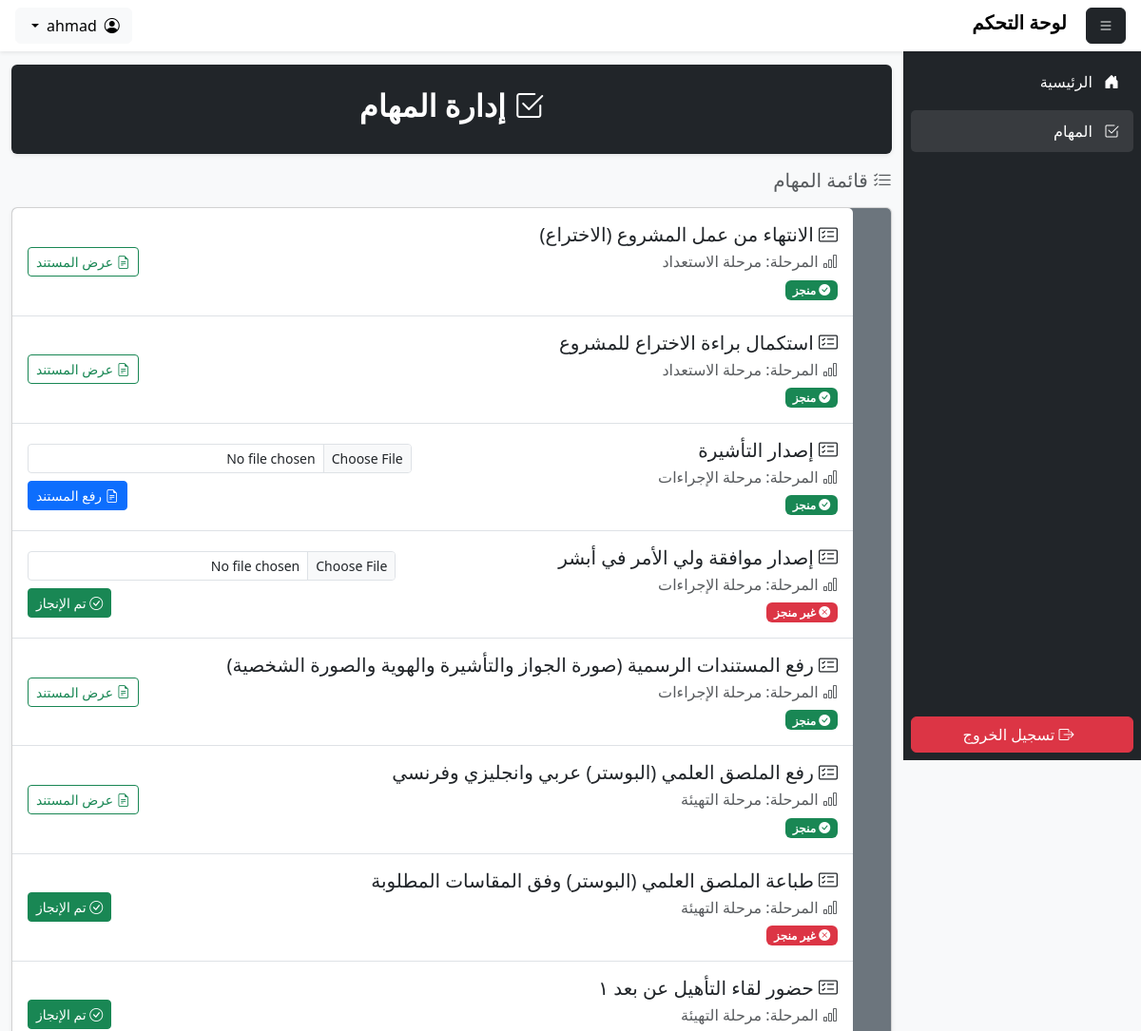
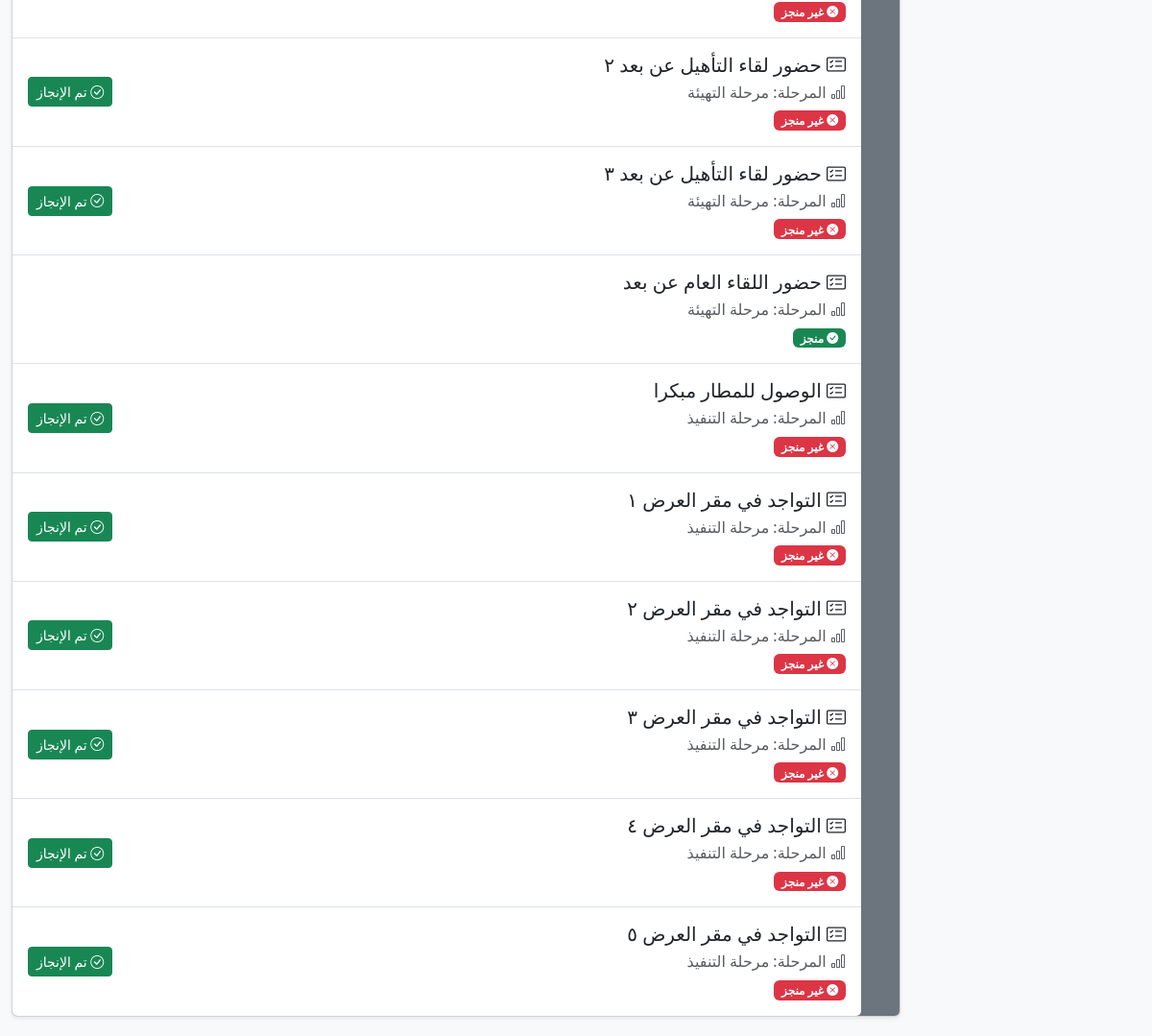
/tasks/ (signed in), run on the app's committed database (2 pictures, top to bottom).
### tasks/models.py (models this page shows, shortened)
class User(AbstractUser):
    ROLE_CHOICES = [
        ('admin', 'مسؤول'),
        ('student', 'طالب'),
        ('guardian', 'ولي أمر'),
    ]
    full_name = models.CharField(max_length=255, verbose_name="الاسم الكامل")
    role = models.CharField(max_length=10, choices=ROLE_CHOICES, verbose_name="نوع الحساب")
    USERNAME_FIELD = "username"
    REQUIRED_FIELDS = ["full_name", "role"]
    def is_admin(self):
        return self.role == "admin"

class EventTask(models.Model):
    event = models.ForeignKey(Event, on_delete=models.CASCADE, related_name="event_tasks", verbose_name="الحدث")
    student = models.ForeignKey(StudentProfile, on_delete=models.CASCADE, related_name="tasks", verbose_name="الطالب")
    task = models.ForeignKey(Task, on_delete=models.CASCADE, related_name="event_tasks", verbose_name="المهمة")
    completed = models.BooleanField(default=False, verbose_name="تم الإنجاز")
    document = models.FileField(upload_to="event_tasks/", blank=True, null=True, verbose_name="المستند (إن وجد)")
    class Meta:
        unique_together = ("event", "student", "task")

class Task(models.Model):
    phase = models.CharField(max_length=255, unique=False, verbose_name="اسم المرحلة")
    name = models.CharField(max_length=255, unique=True, verbose_name="اسم المهمة")
    document_required = models.BooleanField(default=False)
    class Meta:
        unique_together = ("phase", "name")

### tasks/views.py (the view)
# urls.py: path('tasks/', views.TaskListView.as_view(), name='task_list'),
class TaskListView(LoginRequiredMixin, ListView):
    model = EventTask
    template_name = 'tasks/list.html'
    context_object_name = 'tasks'
    def get_queryset(self):
        latest_event = Event.objects.filter(event_tasks__student__user=self.request.user).aggregate(Max("event_date"))["event_date__max"]
        return EventTask.objects.filter(student__user=self.request.user, event__event_date=latest_event)

### tasks/templates/tasks/list.html (shortened to what this page needs)
{% extends 'base.html' %}
{% block content %}
<div class="container my-3">
    <div class="bg-dark text-white text-center p-4 rounded shadow-sm">
        <h2 class="fw-bold"><i class="bi bi-check2-square"></i> إدارة المهام</h2>
    </div>
    <div class="d-flex flex-column flex-md-row justify-content-between align-items-center my-3">
        <h5 class="text-muted mb-3 mb-md-0"><i class="bi bi-list-check"></i> قائمة المهام</h5>
    </div>
    <div class="card my-3 shadow-sm">
        <ul class="list-group list-group-flush bg-secondary">
            {% for task in tasks %}
                <li class="list-group-item p-3 d-flex flex-column flex-md-row justify-content-between align-items-start align-items-md-center gap-3">
                    <div class="flex-grow-1">
                        <h5 class="mb-1"><i class="bi bi-card-checklist"></i> {{ task.task.name }}</h5>
                        <p class="mb-1 text-muted"><i class="bi bi-bar-chart"></i> المرحلة: {{ task.task.phase }}</p>
                        <span class="badge {% if task.completed %}bg-success{% else %}bg-danger{% endif %}">
                            {% if task.completed %}
                                <i class="bi bi-check-circle-fill"></i> منجز
                            {% else %}
                                <i class="bi bi-x-circle-fill"></i> غير منجز
                            {% endif %}
                        </span>
                    </div>
                    <form method="POST" enctype="multipart/form-data" action="{% url 'complete_task' task.pk %}">
                        <div class="d-flex flex-wrap justify-content-end align-items-center gap-2">
                            {% if task.task.document_required %}
                                {% if task.document %}
                                    <a href="{{ task.document.url }}" target="_blank" class="btn btn-outline-success btn-sm">
                                        <i class="bi bi-file-earmark-text"></i> عرض المستند
                                    </a>
                                {% else %}
                                    <input type="file" name="document" id="document" class="form-control form-control-sm" />
                                    {% if task.completed %}
                                    <button type="submit" class="btn btn-primary btn-sm">
                                        <i class="bi bi-file-earmark-text"></i> رفع المستند
                                    </button>
                                    {% endif %}
                                {% endif %}
                            {% endif %}
                            {% if not task.completed %}
                                <button type="submit" class="btn btn-success btn-sm">
                                    <i class="bi bi-check-circle"></i> تم الإنجاز
                                </button>
                            {% endif %}
                        </div>
                    </form>
                </li>
            {% empty %}
                <li class="list-group-item text-center text-muted p-3">
                    <em>🚀 لا توجد مهام حالياً</em>
                </li>
            {% endfor %}
        </ul>
    </div>
</div>
{% endblock %}

### tasks/templates/includes/header.html (shortened to what this page needs)
<header class="header navbar navbar-expand-md navbar-light bg-white shadow-sm">
    <div class="d-flex w-100 px-3 justify-content-between align-items-center">
        <div>
            <button class="btn btn-dark" onclick="toggleSidebar()">
                <i class="bi bi-list"></i>
            </button>
            <a href="{% url 'index' %}" class="navbar-brand fw-bold">
                لوحة التحكم
            </a>
        </div>
        <div class="dropdown">
            <button class="btn btn-light dropdown-toggle d-flex align-items-center" id="userMenuButton" data-bs-toggle="dropdown" aria-expanded="false">
                <div><i class="bi bi-person-circle"></i></div>
                <span class="d-none d-md-inline mx-2"> {{ user.username }} </span>
            </button>
        </div>
    </div>
</header>

### static/css/styles.css (style rules this page uses)
body { margin: 0; font-size: 1rem; font-weight: 400; line-height: 1.5; color: rgb(33, 37, 41); text-align: right; background-color: #fff; visibility: visible; opacity: 1; transition: opacity 0.3s ease-in-out; }
.header { position: fixed; top: 0px; width: 100%; z-index: 1000; }

### data on the page
User: username "ahmad"
EventTask: task.name "الانتهاء من عمل المشروع (الاختراع)", task.phase "مرحلة الاستعداد", completed True (drawn)
EventTask: task.name "استكمال براءة الاختراع للمشروع", task.phase "مرحلة الاستعداد", completed True (drawn)
EventTask: task.name "إصدار التأشيرة", task.phase "مرحلة الإجراءات", completed True (drawn)
EventTask: task.name "إصدار موافقة ولي الأمر في أبشر", task.phase "مرحلة الإجراءات", completed False (drawn)
EventTask: task.name "رفع المستندات الرسمية (صورة الجواز والتأشيرة والهوية والصورة الشخصية)", task.phase "مرحلة الإجراءات", completed True (drawn)
EventTask: task.name "رفع الملصق العلمي (البوستر) عربي وانجليزي وفرنسي", task.phase "مرحلة التهيئة", completed True (drawn)
EventTask: task.name "طباعة الملصق العلمي (البوستر) وفق المقاسات المطلوبة", task.phase "مرحلة التهيئة", completed False (drawn)
EventTask: task.name "حضور لقاء التأهيل عن بعد ١", task.phase "مرحلة التهيئة", completed False (drawn)
EventTask: task.name "حضور لقاء التأهيل عن بعد ٢", task.phase "مرحلة التهيئة", completed False (drawn)
EventTask: task.name "حضور لقاء التأهيل عن بعد ٣", task.phase "مرحلة التهيئة", completed False (drawn)
EventTask: task.name "حضور اللقاء العام عن بعد", task.phase "مرحلة التهيئة", completed True (drawn)
EventTask: task.name "الوصول للمطار مبكرا", task.phase "مرحلة التنفيذ", completed False (drawn)
EventTask: task.name "التواجد في مقر العرض ١", task.phase "مرحلة التنفيذ", completed False (drawn)
EventTask: task.name "التواجد في مقر العرض ٢", task.phase "مرحلة التنفيذ", completed False (drawn)
EventTask: task.name "التواجد في مقر العرض ٣", task.phase "مرحلة التنفيذ", completed False (drawn)
EventTask: task.name "التواجد في مقر العرض ٤", task.phase "مرحلة التنفيذ", completed False (drawn)
EventTask: task.name "التواجد في مقر العرض ٥", task.phase "مرحلة التنفيذ", completed False (drawn)
